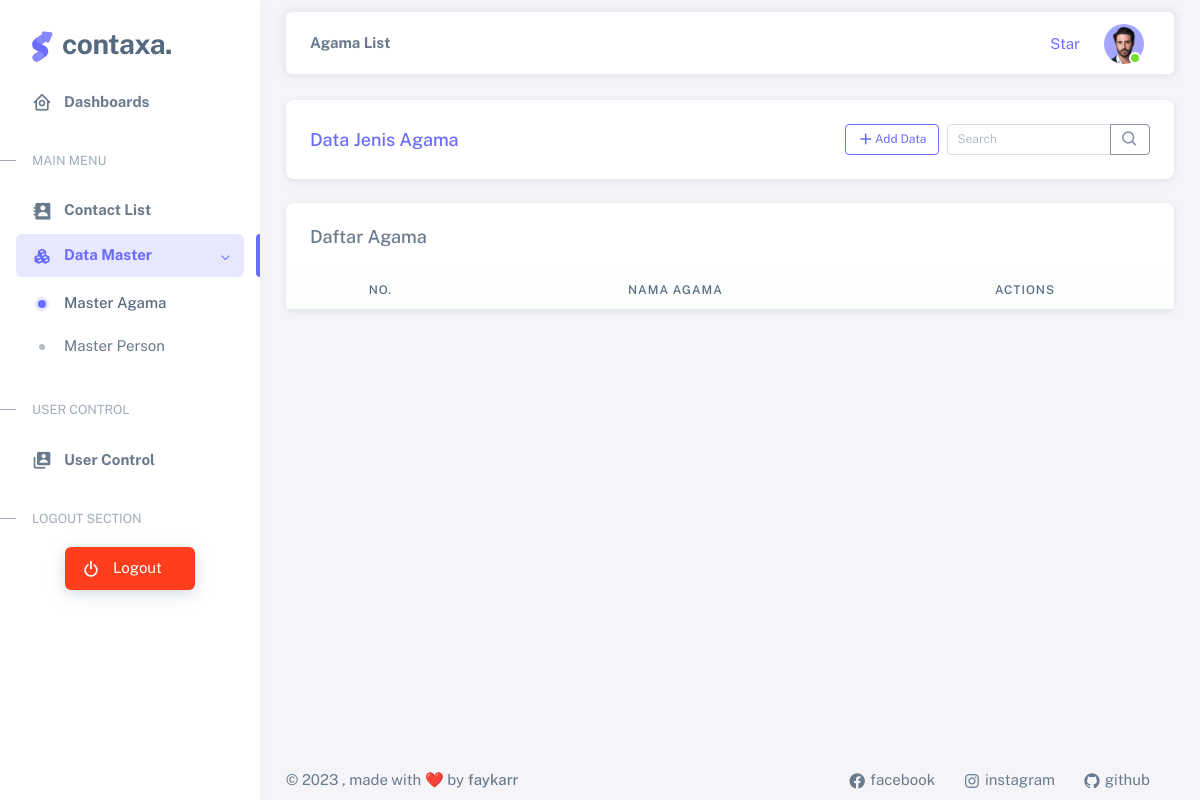
The page /index.php?hal=agamaList on the database as committed earlier.
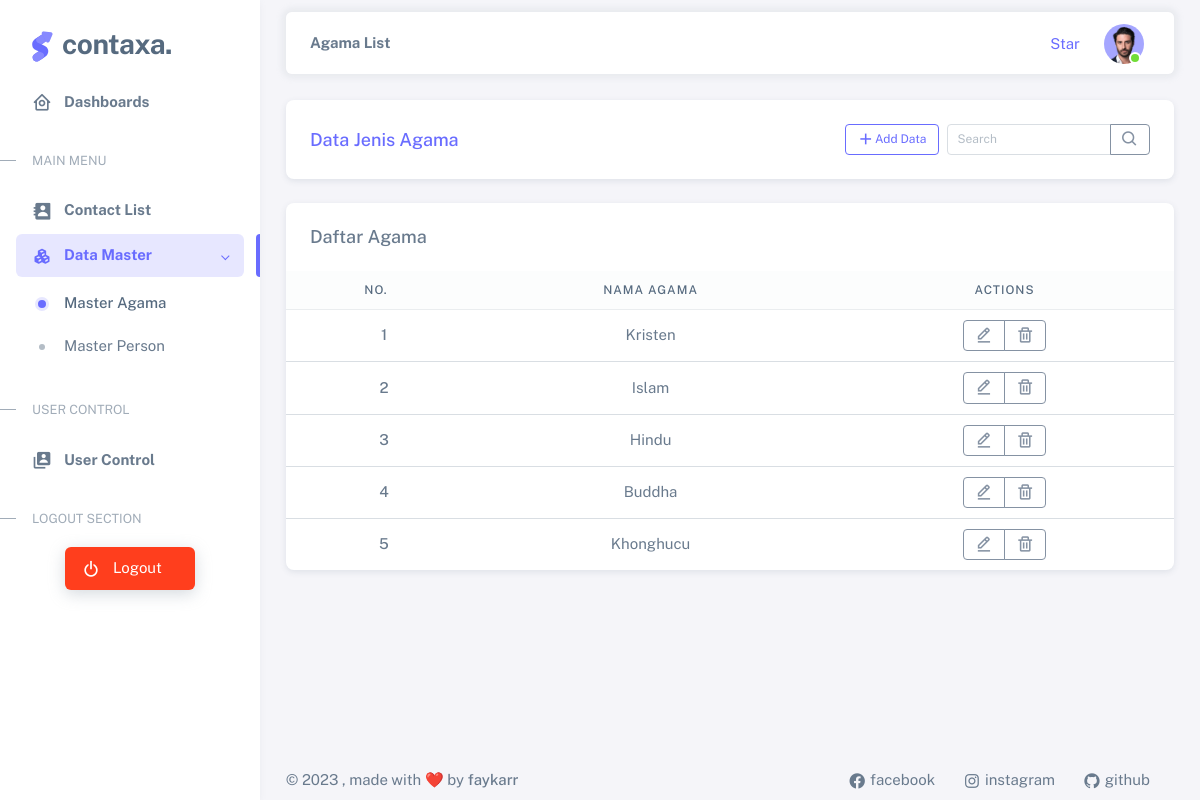
The same page on the database as committed later.
### tables this page shows
CREATE TABLE `tb_agama` (
  `id` int(11) NOT NULL,
  `nama_agama` varchar(32) NOT NULL
);

### models/AgamaModel.php (called while the page is built, shortened)
<?php
class AgamaModel
{
    private $conn;
    function __construct()
    {
        global $pdo;
        $this->conn = $pdo;
    }
    public function findAll()
    {
        $query = "SELECT * FROM tb_agama ORDER BY id ASC";
        $stmt = $this->conn->prepare($query);
        $stmt->execute();
        $result = $stmt->fetchAll(PDO::FETCH_ASSOC);
        return $result;
    }
}
?>

### views/agamaList.php (the view, shortened to what this page needs)
<?php
$agamaModel = new AgamaModel();
if (isset($_GET['keyword']) && !empty($_GET['keyword'])) {
    $agamaRecords = $agamaModel->search($_GET['keyword']);
} else {
    $agamaRecords = $agamaModel->findAll();
}
?>
<div class="container-xxl flex-grow-1 container-p-y">
    <div class="row justify-content-center">
        <div class="col-12 mb-4">
            <div class="card">
                <div class="card-body">
                    <div class="d-flex align-items-center row justify-content-evenly">
                        <div class="col-sm-6 ">
                            <h5 class="card-title text-primary p-0 mb-0 text-center text-sm-start">Data Jenis Agama</h5>
                        </div>
                        <div class="col-sm-6 d-flex mt-3 mt-sm-0">
                            <a href="index.php?hal=agamaAdd" class="btn btn-sm btn-outline-primary ms-auto"><i
                                    class="bx bx-plus"></i> Add Data</a>
                            <form action="./controllers/AgamaController.php" method="post"
                                class="input-group input-group-sm ms-2 w-50">
                                <input type="text" class="form-control" name="keyword" placeholder="Search"
                                    aria-label="Search" aria-describedby="button-addon2">
                                <button class="btn btn-outline-secondary" type="submit" name="process" value="search"
                                    id="button-addon2"><i class="bx bx-search"></i></button>
                            </form>
                        </div>
                    </div>
                </div>
            </div>
        </div>
    </div>
    <div class="row justify-content-center">
        <div class="col-12">
            <div class="card">
                <h5 class="card-header">Daftar Agama</h5>
                <div class="table-responsive text-nowrap">
                    <table class="table text-center">
                        <thead class="table-light">
                            <tr>
                                <th>No.</th>
                                <th>Nama Agama</th>
                                <th>Actions</th>
                            </tr>
                        </thead>
                        <tbody class="table-border-bottom-0">
                            <form action="./controllers/AgamaController.php" method="post">
                                <?php
                                $no = 1;
                                foreach ($agamaRecords as $key => $value):
                                    ?>
                                    <tr>
                                        <td><i class="fab fa-angular fa-lg text-danger me-3"></i> <span class="fw-medium">
                                                <?= $no ?>
                                            </span></td>
                                        <td>
                                            <?= $value['nama_agama'] ?>
                                        </td>
                                        <td>
                                            <div class="btn-group">
                                                <a href="index.php?hal=agamaEdit&id=<?= $value['id'] ?>"
                                                    class="btn btn-sm btn-outline-secondary">
                                                    <i class="bx bx-edit-alt"></i></a>
                                                <button type="submit" name="process" value="delete"
                                                    class="btn btn-sm btn-outline-secondary"
                                                    onclick="return confirm('Anda yakin ingin menghapus data ini?')">
                                                    <i class="bx bx-trash"></i></button>
                                            </div>
                                        </td>
                                    </tr>
                                    <?php $no++; endforeach; ?>
                            </form>
                        </tbody>
                    </table>
                </div>
            </div>
        </div>
    </div>
</div>

### index.php (shortened to what this page needs)
<?php
include_once './config/Connection.php';
include_once './models/AgamaModel.php';
$hal = $_REQUEST['hal'];
?>
<!DOCTYPE html>
<html lang="en" class="light-style layout-menu-fixed layout-compact" dir="ltr" data-theme="theme-default"
    data-assets-path="./assets/" data-template="vertical-menu-template-free">
<head>
    <link rel="stylesheet" href="./assets/vendor/fonts/boxicons.css" />
    <link rel="stylesheet" href="./assets/vendor/css/core.css" class="template-customizer-core-css" />
    <link rel="stylesheet" href="./assets/vendor/css/theme-default.css" class="template-customizer-theme-css" />
    <link rel="stylesheet" href="./assets/css/demo.css" />
    <link rel="stylesheet" href="./assets/vendor/libs/perfect-scrollbar/perfect-scrollbar.css" />
</head>
<body>
    <div class="layout-wrapper layout-content-navbar">
        <div class="layout-container">
            <?php include_once './views/layouts/sidebar.php' ?>
            <div class="layout-page">
                <?php include_once './views/layouts/navbar.php' ?>
                <div class="content-wrapper">
                    <?php
                    if (!empty($hal)) {
                        include_once './views/' . $hal . '.php';
                    } else {
                        include_once './views/dashboard.php';
                    }
                    ?>
                    <?php include_once './views/layouts/footer.php' ?>
                </div>
            </div>
        </div>
    </div>
</body>
</html>

### views/layouts/sidebar.php (shortened to what this page needs)
<aside id="layout-menu" class="layout-menu menu-vertical menu bg-menu-theme">
    <div class="app-brand demo">
        <a href="index.html" class="app-brand-link">
            <span class="app-brand-logo demo">
            </span>
            <span class="app-brand-text demo menu-text fw-bold ms-2">Contaxa.</span>
        </a>
    </div>
    <ul class="menu-inner py-1">
        <li class="menu-item <?= ($_GET['hal'] == 'dashboard' || $_GET['hal'] == '') ? 'active' : ''; ?>">
            <a href="index.php" class="menu-link">
                <i class="menu-icon tf-icons bx bx-home-circle"></i>
                <div data-i18n="Dashboards"><b>Dashboards</b></div>
            </a>
        </li>
        <li class="menu-header small text-uppercase">
            <span class="menu-header-text">Main Menu</span>
        </li>
        <li class="menu-item <?= ($_GET['hal'] == 'contactList' || $_GET['hal'] == 'contactShow') ? 'active' : ''; ?>">
            <a href="index.php?hal=contactList" class="menu-link">
                <i class="menu-icon tf-icons bx bxs-contact"></i>
                <div data-i18n="Contact List"><b>Contact List</b></div>
            </a>
        </li>
        <li
            class="menu-item <?= ($_GET['hal'] == 'agamaList' || $_GET['hal'] == 'agamaAdd' || $_GET['hal'] == 'agamaEdit' || $_GET['hal'] == 'personList' || $_GET['hal'] == 'personAdd' || $_GET['hal'] == 'personEdit' || $_GET['hal'] == 'personShow') ? 'active open' : ''; ?>">
            <a href="javascript:void(0);" class="menu-link menu-toggle">
                <i class="menu-icon tf-icons bx bxs-component"></i>
                <div data-i18n="Data Master"><b>Data Master</b></div>
            </a>
            <ul class="menu-sub">
                <li
                    class="menu-item <?= ($_GET['hal'] == 'agamaList' || $_GET['hal'] == 'agamaAdd' || $_GET['hal'] == 'agamaEdit') ? 'active' : ''; ?>">
                    <a href="index.php?hal=agamaList" class="menu-link">
                        <div data-i18n="Data Agama">Master Agama</div>
                    </a>
                </li>
                <li
                    class="menu-item <?= ($_GET['hal'] == 'personList' || $_GET['hal'] == 'personAdd' || $_GET['hal'] == 'personEdit' || $_GET['hal'] == 'personShow') ? 'active' : ''; ?>">
                    <a href="index.php?hal=personList" class="menu-link">
                        <div data-i18n="Data Person">Master Person</div>
                    </a>
                </li>
            </ul>
        </li>
        <li class="menu-header small text-uppercase"><span class="menu-header-text">User Control</span></li>
        <li class="menu-item">
            <a href="index.html" class="menu-link">
                <i class="menu-icon tf-icons bx bxs-user-account"></i>
                <div data-i18n="User Control"><b>User Control</b></div>
            </a>
        </li>
        <li class="menu-header small text-uppercase"><span class="menu-header-text">Logout Section</span>
        </li>
        <li class="menu-item ">
            <a href="./views/login.php" class="menu-link bg-danger text-bg-danger w-50 mx-auto shadow">
                <i class="menu-icon tf-icons bx bx-power-off"></i>
                <div data-i18n="Logout">Logout</div>
            </a>
        </li>
    </ul>
</aside>

### views/layouts/navbar.php (shortened to what this page needs)
<nav class="layout-navbar container-xxl navbar navbar-expand-xl navbar-detached align-items-center bg-navbar-theme"
    id="layout-navbar">
    <div class="navbar-nav-right d-flex align-items-center" id="navbar-collapse">
        <div class="navbar-nav align-items-center">
            <div class="nav-item d-flex align-items-center">
                <b>
                    <?= preg_replace('/([a-z])([A-Z])/', '$1 $2', empty($hal) ? 'Dashboard' : ucwords($hal)); ?>
                </b>
            </div>
        </div>
        <ul class="navbar-nav flex-row align-items-center ms-auto">
            <li class="nav-item lh-1 me-3">
                <a class="github-button" href="https://github.com/faykarr/mini-project-php" data-icon="octicon-star"
                    data-size="large" data-show-count="true"
                    aria-label="Star faykarr/mini-project-php on GitHub">Star</a>
            </li>
            <li class="nav-item navbar-dropdown dropdown-user dropdown">
                <a class="nav-link dropdown-toggle hide-arrow" href="javascript:void(0);" data-bs-toggle="dropdown">
                    <div class="avatar avatar-online">
                        <img src="./assets/img/avatars/1.png" alt class="w-px-40 h-auto rounded-circle" />
                    </div>
                </a>
            </li>
        </ul>
    </div>
</nav>

### views/layouts/footer.php (shortened to what this page needs)
<footer class="content-footer footer bg-footer-theme">
    <div class="container-xxl d-flex flex-wrap justify-content-between py-2 flex-md-row flex-column">
        <div class="mb-2 mb-md-0">
            ©
            , made with ❤️ by
            <a href="https://github.com/faykarr" target="_blank" class="footer-link fw-medium">faykarr</a>
        </div>
        <div class="d-none d-lg-inline-block">
            <a href="https://facebook.com/nasyath.faykar" class="footer-link me-4" target="_blank">
                <i class="bx bxl-facebook-circle"></i>
                facebook
            </a>
            <a href="https://themeselection.com/" target="_blank" class="footer-link me-4">
                <i class="bx bxl-instagram"></i>
                instagram
            </a>
            <a href="https://github.com/faykarr" target="_blank" class="footer-link me-4">
                <i class="bx bxl-github"></i>
                github
            </a>
        </div>
    </div>
</footer>

### assets/css/demo.css (style rules this page uses)
.menu .app-brand.demo { height: 64px; margin-top: 12px; }
.app-brand-logo.demo svg { width: 22px; height: 38px; }
.app-brand-text.demo { font-size: 1.75rem; letter-spacing: -0.5px; text-transform: lowercase; }

Rows that differ between the two databases and show on the page:
added tb_agama: nama_agama "Kristen"
added tb_agama: nama_agama "Islam"
added tb_agama: nama_agama "Hindu"
added tb_agama: nama_agama "Buddha"
added tb_agama: nama_agama "Khonghucu"
